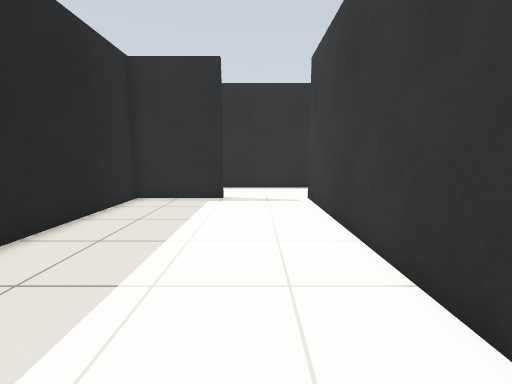
[1] (above)

24 first-person views from a walk through a robot-simulator world made for Gazebo. The camera is 0.94 m above the floor, tilts 8° down and sees 90° across. The floor is counted in squares, 0.5 m on a side. Each view is taken from the middle of a square. On the plan, view 1 faces up. The plan holds only what a view shows up to about 15 squares ahead; the rest is blank.

[2]
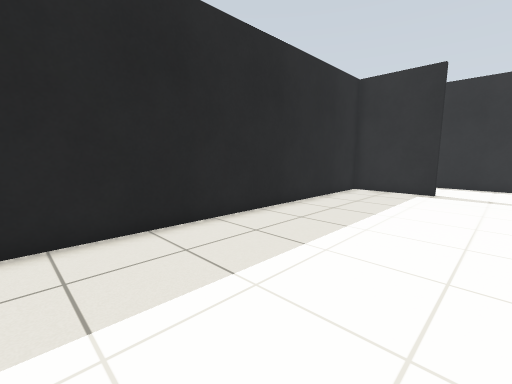

[3]
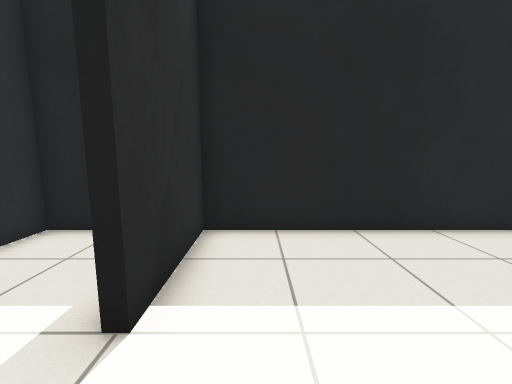

[4]
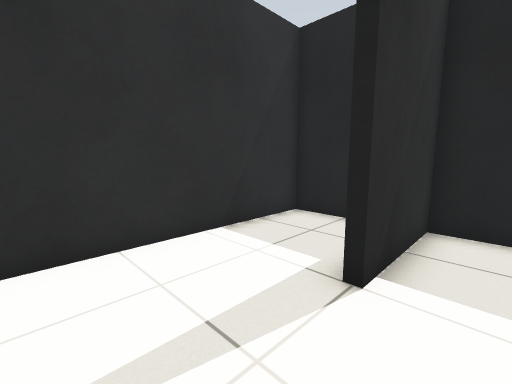

[5]
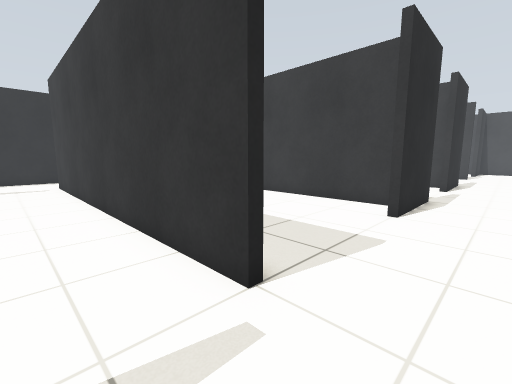

[6]
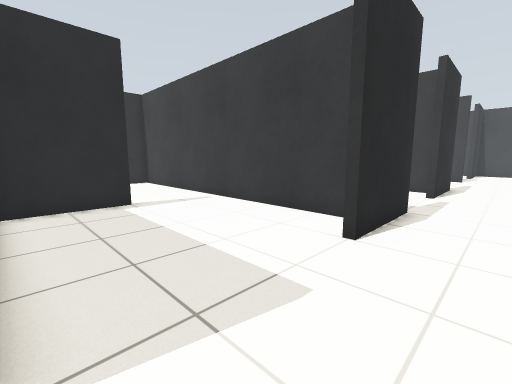

[7]
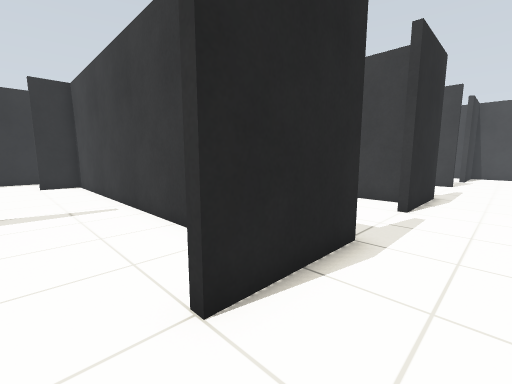

[8]
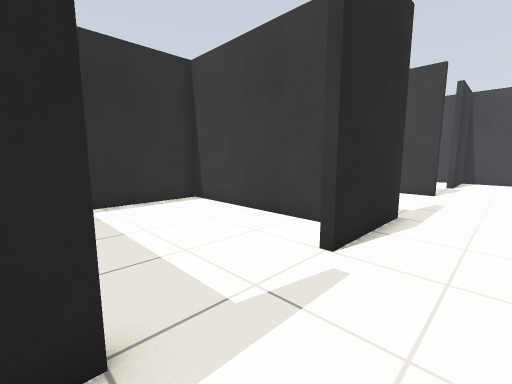

[9]
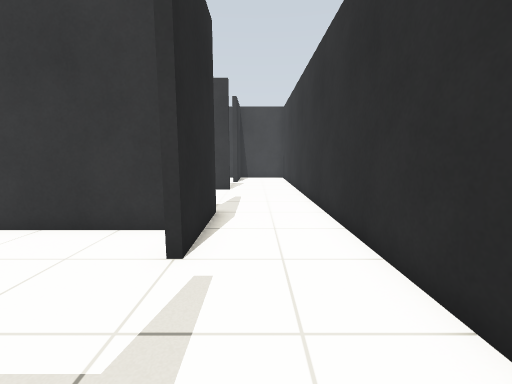

[10]
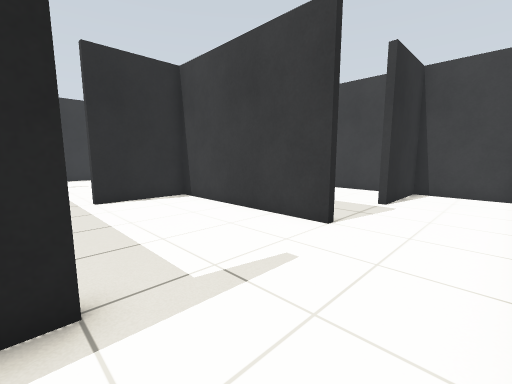

[11]
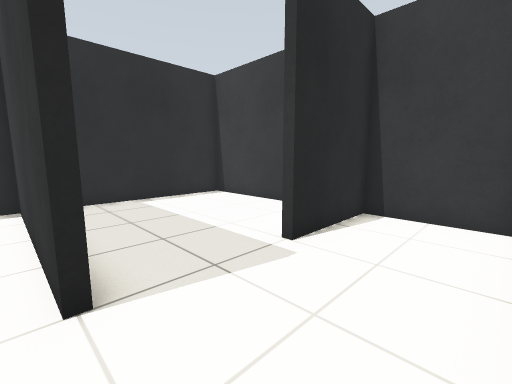

[12]
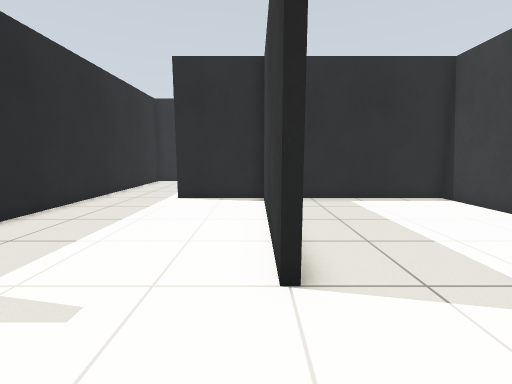

[13]
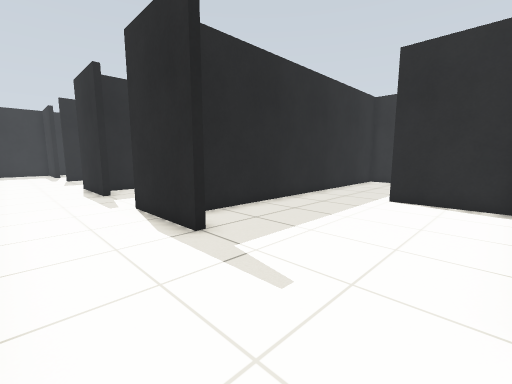

[14]
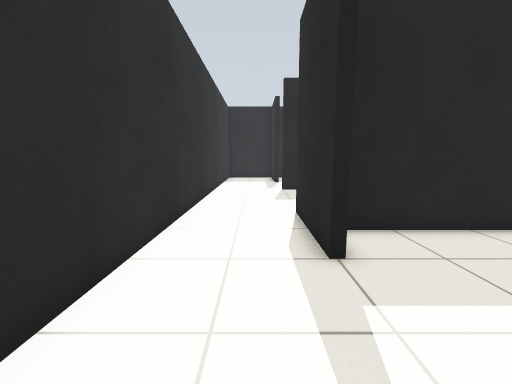

[15]
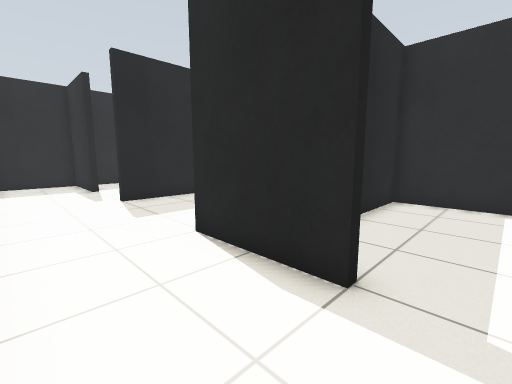

[16]
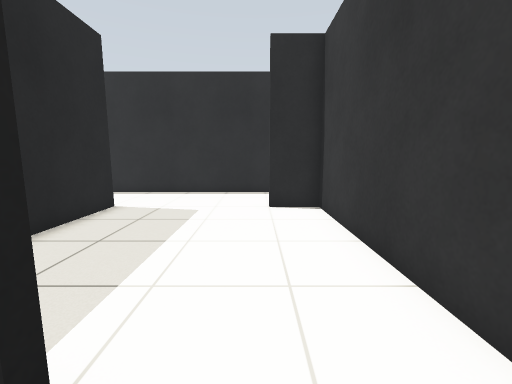

[17]
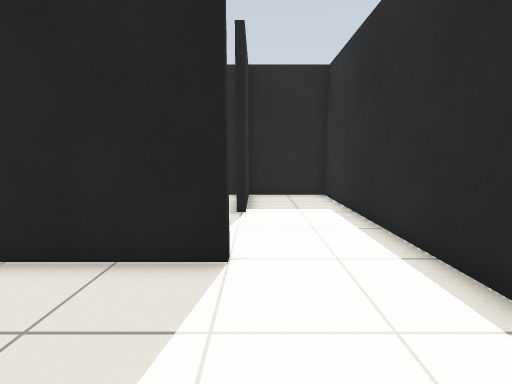

[18]
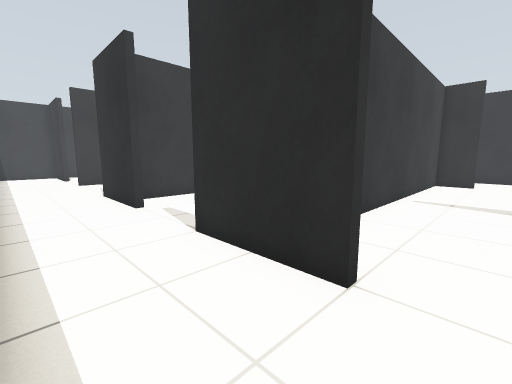

[19]
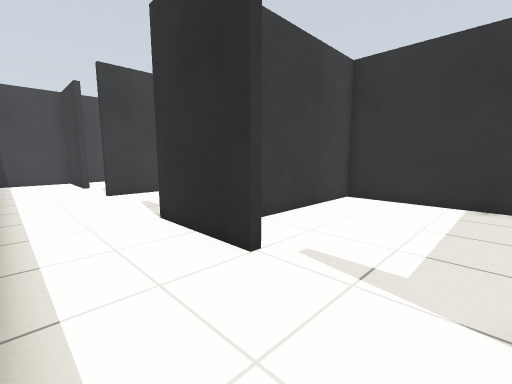

[20]
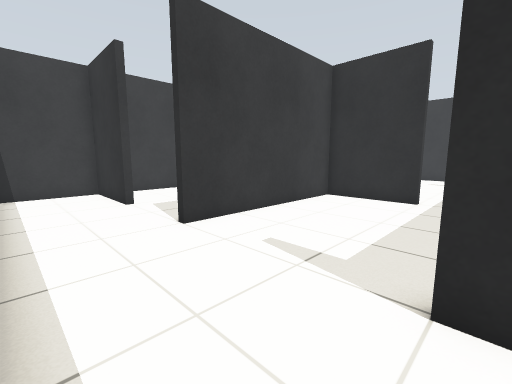

[21]
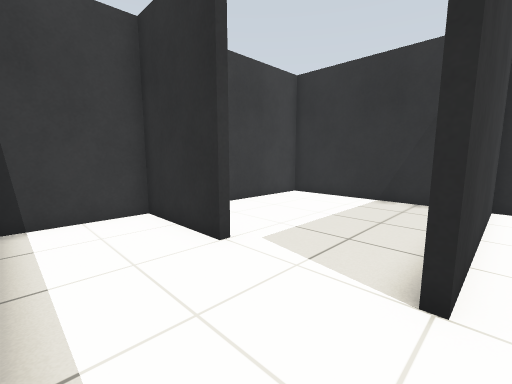

[22]
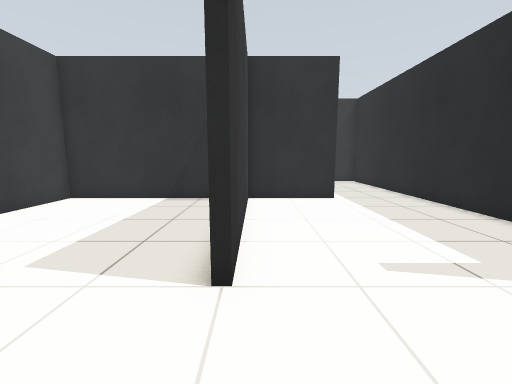

[23]
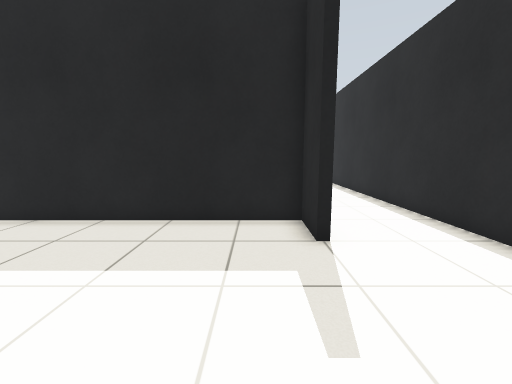

[24]
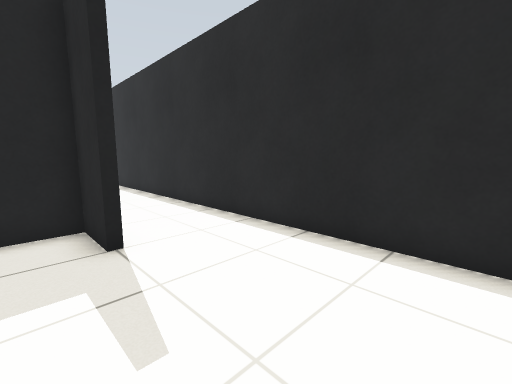

### Floor plan
Points are (right, up) in squares from view 1. A wall is a line through its corners. A room is listed if a view was taken in it or the views show most of it. See-through windows are left out.
Room 1 (views 1, 2, 3, 4, 5)
walls: (2.7, -4.5) (2.4, -4.5) (2.4, 11.6); (2.7, -4.7) (2.4, -4.7); (-5.3, -5.5) (-5.3, -8.3) (2.4, -8.3); (-1.5, 11.4) (-5.3, 11.4) (-5.3, -4.3) (-1.5, -4.3) (-1.5, -4.7) (-4.2, -4.7)
ways out: opening at (3, -6.5) to room 2; opening at (0.5, 11) to room 9
Room 2 (views 6, 7, 16)
walls: (8.5, -4.7) (8.5, -4.3) (9.4, -4.3); (10.4, -3.9) (10.4, 3.5); (2.7, -1) (2.7, -4.5); (6.5, 3.8) (6.5, 3.3) (2.9, 3.3); (2.4, -8.3) (7.4, -8.3)
ways out: opening at (3, -6.5) to room 1; opening at (8.3, -7) to room 3; opening at (8.5, 3) to room 7
Room 3 (views 8, 9, 10, 11, 12, 13, 14, 15)
walls: (20.5, -4.2) (20.5, -4.7) (16.5, -4.7); (26.8, -4.7) (26.4, -4.7) (26.4, 3.3) (22.5, 3.3); (12.5, -4.2) (12.5, -4.7) (8.5, -4.7); (18.7, 3.4) (18.7, -3.1); (7.4, -8.3) (27.4, -8.3)
ways out: opening at (8.3, -7) to room 2; opening at (21, 3) to room 4; opening at (14.5, -5) to room 6; opening at (27, -6.5)
Room 4 (views 17, 18, 19, 20, 21, 22, 23, 24)
walls: (16.5, 11.2) (16.5, 11.6) (20.5, 11.6) (20.5, 11.4) (18.7, 11.4) (18.7, 3.4); (8.5, 11.4) (8.5, 11.6) (12.5, 11.6); (26.1, 15.4) (2.4, 15.4); (22.5, 3.3) (22.5, 3.6) (26.4, 3.6) (26.4, 11.6) (26.8, 11.6); (2.4, 11.6) (2.7, 11.6) (2.7, 10.6)
ways out: opening at (21, 3) to room 3; opening at (6, 11) to room 7; opening at (14.5, 11) to room 8; opening at (3, 13.5) to room 9; opening at (27, 13.5)
Room 5 (no view inside)
walls: (28, 3.6) (34.4, 3.6) (34.4, 10)
ways out: opening at (29, 11)
Room 6 (no view inside)
walls: (16.5, -4.7) (16.5, -4.2); (18.4, -4.1) (18.4, 3.3) (10.7, 3.3) (10.7, -3.9)
ways out: opening at (14.5, -5) to room 3
Room 7 (no view inside)
walls: (10.4, 3.5) (10.4, 11.4) (8.5, 11.4); (2.7, 10.6) (2.7, 7.4)
ways out: opening at (8.5, 3) to room 2; opening at (6, 11) to room 4
Room 8 (no view inside)
walls: (12.9, 3.6) (18.4, 3.6) (18.4, 10.7)
ways out: opening at (14.5, 11) to room 4
Room 9 (no view inside)
walls: (-4.9, 11.6) (-1.5, 11.6) (-1.5, 11.4); (2.4, 15.4) (-5.3, 15.4) (-5.3, 11.6)
ways out: opening at (0.5, 11) to room 1; opening at (3, 13.5) to room 4

Where each view was taken, in squares from view 1:
view 1: 0 up, 0 right, facing up
view 2: 3 down, 1 right, facing up-left
view 3: 3 down, 1 right, facing left
view 4: 3 down, 2 right, facing down-left
view 5: 7 down, 0 right, facing up-right
view 6: 7 down, 3 right, facing up-right
view 7: 7 down, 7 right, facing up-right
view 8: 7 down, 12 right, facing up-right
view 9: 6 down, 12 right, facing right
view 10: 8 down, 20 right, facing up-right
view 11: 8 down, 26 right, facing up-right
view 12: 8 down, 26 right, facing up
view 13: 8 down, 26 right, facing up-left
view 14: 6 down, 17 right, facing left
view 15: 8 down, 14 right, facing up-left
view 16: 2 up, 8 right, facing up
view 17: 12 up, 7 right, facing left
view 18: 15 up, 7 right, facing down-right
view 19: 15 up, 13 right, facing down-right
view 20: 15 up, 20 right, facing down-right
view 21: 15 up, 26 right, facing down-right
view 22: 15 up, 26 right, facing down
view 23: 10 up, 26 right, facing left
view 24: 10 up, 26 right, facing up-left
